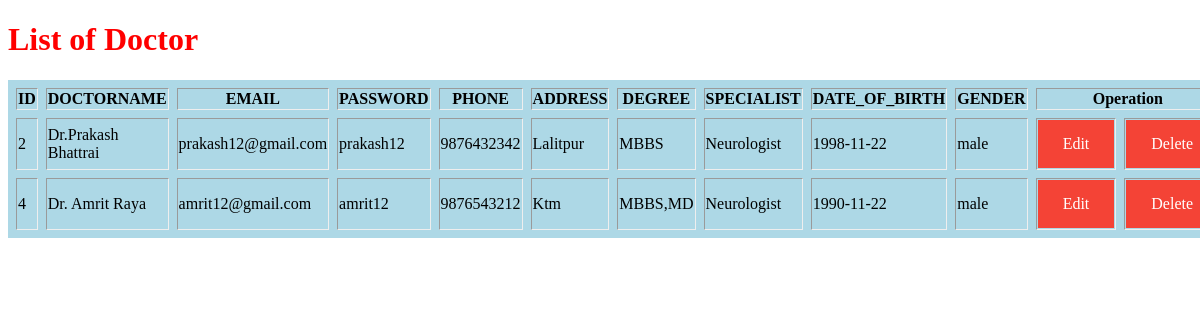
/admin_manage_doctor.php, run on the app's committed database.
### tables this page shows
CREATE TABLE `doctor` (
  `id` int(5) NOT NULL,
  `doctorname` varchar(30) NOT NULL,
  `email` varchar(30) NOT NULL,
  `password` varchar(30) NOT NULL,
  `phone` varchar(10) NOT NULL,
  `address` varchar(20) NOT NULL,
  `degree` varchar(20) NOT NULL,
  `specialist` varchar(40) NOT NULL,
  `dateOfBirth` date NOT NULL,
  `gender` enum('male','female','other') NOT NULL
);

### admin_manage_doctor.php (the view, shortened to what this page needs)
<!DOCTYPE html>
<html lang="en">
<head>
</head>
<body>
    <div class="main-div">
    <h1 style="color:Red;">List of Doctor</h1>
        <div class="center-div">
            <div class="table">
                <table border="3" cellspacing = "8">
                    <thead>
                        <th>ID</th>
                        <th>DOCTORNAME</th>
                        <th>EMAIL</th>
                        <th>PASSWORD</th>
                        <th>PHONE</th>
                        <th>ADDRESS</th>
                        <th>DEGREE</th>
                        <th>SPECIALIST</th>
                        <th>DATE_OF_BIRTH</th>
                        <th>GENDER</th>
                        <th colspan="2">Operation</th>
                    </thead>
                    <tbody>
                        <?php
                            include "connect.php";
                            $selectquery = " select * from doctor ";
                            $query = mysqli_query($con,$selectquery );
                            while($result = mysqli_fetch_assoc($query)){
                                ?>
                            <tr>
                            <td><?php  echo $result['id']; ?></td>
                                <td><?php  echo $result['doctorname']; ?></td>
                                <td><?php  echo $result['email']; ?></td>
                                <td><?php  echo $result['password']; ?></td>
                                <td><?php  echo $result['phone']; ?></td>
                                <td><?php  echo $result['address']; ?></td>
                                <td><?php  echo $result['degree']; ?></td>
                                <td><?php  echo $result['specialist']; ?></td>
                                <td><?php  echo $result['dateOfBirth']; ?></td>
                                <td><?php  echo $result['gender']; ?></td>
                                <td><a href ="update_doctor.php?id=<?php  echo $result['id']; ?>">Edit</a></td>
                                <td><a href ="delete_doctor.php?id=<?php  echo $result['id']; ?>">Delete</a></td>
                            </tr>
                        <?php
                        }
                        ?>
                    </tbody>
                </table>
            </div>
        </div>
    </div>
</body>
</html>

### admin_manage_doctor.php (style rules this page uses)
table { background-color:lightblue; border:2px; }
a:link, a:visited { background-color: #f44336; color: white; padding: 15px 25px; text-align: center; text-decoration: none; display: inline-block; }

### data on the page
doctor: id "2", doctorname "Dr.Prakash Bhattrai", email "prakash12@gmail.com", password "prakash12", phone "9876432342", address "Lalitpur", degree "MBBS", specialist "Neurologist", dateOfBirth "1998-11-22", gender "male"
doctor: id "4", doctorname "Dr. Amrit Raya", email "amrit12@gmail.com", password "amrit12", phone "9876543212", address "Ktm", degree "MBBS,MD", specialist "Neurologist", dateOfBirth "1990-11-22", gender "male"
